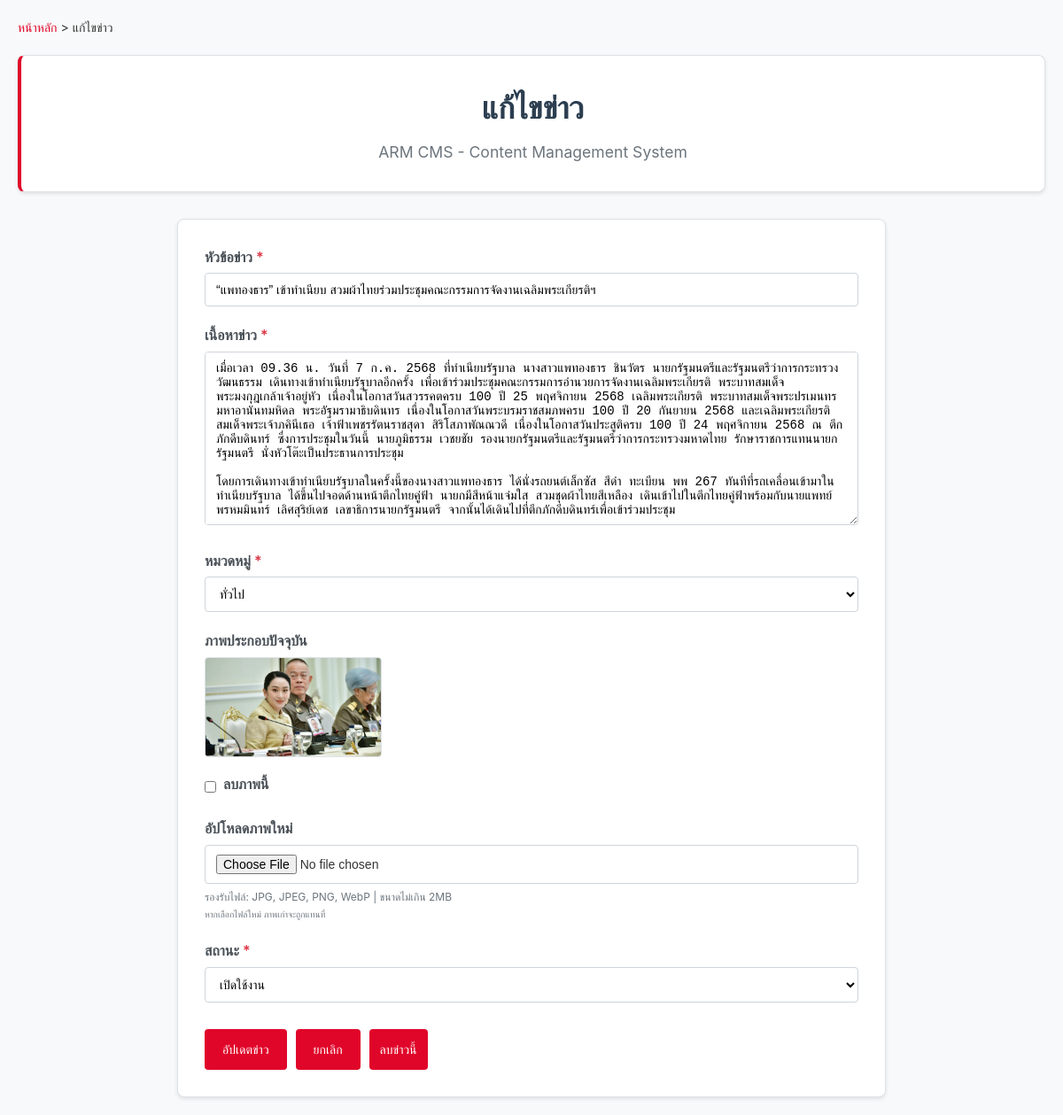
Screenshot of /pages/edit_news.php?id=1 (signed in) with the database file from the repository.
### tables this page shows
CREATE TABLE `cms` (
  `id` int(11) NOT NULL,
  `title` varchar(255) NOT NULL,
  `content` text NOT NULL,
  `category` enum('ทั่วไป','ประกาศ','กิจกรรม') NOT NULL DEFAULT 'ทั่วไป',
  `image` varchar(255) DEFAULT NULL,
  `status` enum('active','inactive') NOT NULL DEFAULT 'active',
  `created_at` timestamp NULL DEFAULT CURRENT_TIMESTAMP,
  `updated_at` timestamp NULL DEFAULT CURRENT_TIMESTAMP ON UPDATE CURRENT_TIMESTAMP
);

### pages/edit_news.php (the view, shortened to what this page needs)
<?php
$newsId = isset($_GET['id']) ? (int)$_GET['id'] : 0;
$newsData = null;
$db = getDatabase();
try {
    $stmt = $db->prepare("SELECT * FROM cms WHERE id = :id LIMIT 1");
    $stmt->execute([':id' => $newsId]);
    $newsData = $stmt->fetch(PDO::FETCH_ASSOC);
} catch (Exception $e) {
    header('Location: ../index.php');
    exit();
}
?>
<!DOCTYPE html>
<html lang="th">
<head>
    <link rel="stylesheet" href="../assets/css/main.css">
</head>
<body>
    <div class="container">
        <div class="breadcrumb">
            <a href="../index.php">หน้าหลัก</a> > แก้ไขข่าว
        </div>
        <header class="header">
            <h1>แก้ไขข่าว</h1>
            <p>ARM CMS - Content Management System</p>
        </header>
        <div class="form-container">
            <form id="editNewsForm" enctype="multipart/form-data">
                <div class="form-group">
                    <label for="title">หัวข้อข่าว <span class="required">*</span></label>
                    <input type="text"
                           id="title"
                           name="title"
                           value="<?php echo htmlspecialchars($newsData['title']); ?>"
                           placeholder="กรอกหัวข้อข่าว"
                           maxlength="255"
                           required>
                </div>
                <div class="form-group">
                    <label for="content">เนื้อหาข่าว <span class="required">*</span></label>
                    <textarea id="content"
                              name="content"
                              placeholder="กรอกเนื้อหาข่าว"
                              required><?php echo htmlspecialchars($newsData['content']); ?></textarea>
                </div>
                <div class="form-group">
                    <label for="category">หมวดหมู่ <span class="required">*</span></label>
                    <select id="category" name="category" required>
                        <option value="ทั่วไป" <?php echo $newsData['category'] === 'ทั่วไป' ? 'selected' : ''; ?>>ทั่วไป</option>
                    </select>
                </div>
                <div class="form-group">
                    <label>ภาพประกอบปัจจุบัน</label>
                    <div id="currentImageContainer">
                        <?php if (!empty($newsData['image'])): ?>
                            <div class="current-image">
                                <img src="../uploads/<?php echo htmlspecialchars($newsData['image']); ?>"
                                     alt="ภาพประกอบปัจจุบัน">
                                <div class="checkbox-group">
                                    <input type="checkbox" id="remove_image" name="remove_image" value="1">
                                    <label for="remove_image">ลบภาพนี้</label>
                                </div>
                            </div>
                        <?php else: ?>
                            <div style="padding: 20px; background: #f8f9fa; border: 1px solid #dee2e6; border-radius: 4px; text-align: center; color: #6c757d;">
                                ไม่มีภาพประกอบ
                            </div>
                        <?php endif; ?>
                    </div>
                </div>
                <div class="form-group">
                    <label for="image">อัปโหลดภาพใหม่</label>
                    <input type="file"
                           id="image"
                           name="image"
                           accept="image/jpeg,image/jpg,image/png,image/webp">
                    <div class="file-info">
                        รองรับไฟล์: JPG, JPEG, PNG, WebP | ขนาดไม่เกิน 2MB<br>
                        <small>หากเลือกไฟล์ใหม่ ภาพเก่าจะถูกแทนที่</small>
                    </div>
                </div>
                <div class="form-group">
                    <label for="status">สถานะ <span class="required">*</span></label>
                    <select id="status" name="status" required>
                        <option value="active" <?php echo $newsData['status'] === 'active' ? 'selected' : ''; ?>>เปิดใช้งาน</option>
                    </select>
                </div>
                <div class="form-actions">
                    <button type="submit" class="btn btn-success" id="updateBtn">อัปเดตข่าว</button>
                    <a href="../index.php" class="btn">ยกเลิก</a>
                    <button type="button" class="btn btn-danger" id="deleteBtn">ลบข่าวนี้</button>
                </div>
            </form>
        </div>
    </div>
</body>
</html>

### assets/css/main.css (style rules this page uses)
* { margin: 0; padding: 0; box-sizing: border-box; }
body { font-family: -apple-system, BlinkMacSystemFont, "Segoe UI", Roboto, sans-serif; background-color: #f8f9fa; color: #333; line-height: 1.6; }
.container { max-width: 1200px; margin: 0 auto; padding: 20px; }
.header { background: #fff; border-radius: 8px; box-shadow: 0 2px 4px rgba(0, 0, 0, 0.1); border: 1px solid #dee2e6; color: #333; padding: 30px; margin-bottom: 30px; text-align: center; border-left: 4px solid rgb(224, 6, 42); }
.header h1 { font-size: 2.2em; margin-bottom: 8px; font-weight: 600; color: #2c3e50; }
.header p { color: #6c757d; font-size: 1.1em; }
.btn-danger { background: rgba(220, 53, 69, 0.9); border: 2px solid rgba(220, 53, 69, 0.7); color: white; padding: 8px 16px; border-radius: 6px; text-decoration: none; font-weight: 500; transition: all 0.3s ease; }
select, input { padding: 8px 12px; border: 1px solid #ced4da; border-radius: 4px; font-size: 14px; background: #fff; transition: border-color 0.2s, box-shadow 0.2s; }
.btn { padding: 12px 20px; font-size: 14px; background: rgb(224, 6, 42); color: white; border: none; border-radius: 4px; cursor: pointer; font-weight: 500; transition: background-color 0.2s, transform 0.1s; text-decoration: none; display: inline-block; }
.btn-success { background: rgb(224, 6, 42); color: white; border: none; border-radius: 4px; cursor: pointer; font-weight: 500; transition: background-color 0.2s, transform 0.1s; text-decoration: none; display: inline-block; }
.btn-danger { background: rgb(224, 6, 42); color: white; border: none; border-radius: 4px; cursor: pointer; font-weight: 500; transition: background-color 0.2s, transform 0.1s; text-decoration: none; display: inline-block; padding: 12px 12px; font-size: 14px; }

### pages/edit_news.php (style rules this page uses)
.form-container { max-width: 800px; margin: 0 auto; background: white; border-radius: 8px; box-shadow: 0 2px 4px rgba(0, 0, 0, 0.1); border: 1px solid #dee2e6; padding: 30px; }
.form-group { margin-bottom: 20px; }
.form-group label { display: block; margin-bottom: 5px; font-weight: 600; color: #495057; }
.form-group input, .form-group select, .form-group textarea { width: 100%; padding: 10px 12px; border: 1px solid #ced4da; border-radius: 4px; font-size: 14px; transition: border-color 0.2s, box-shadow 0.2s; }
.form-group textarea { resize: vertical; min-height: 120px; }
.form-actions { display: flex; gap: 10px; margin-top: 30px; }
.required { color: #dc3545; }
.current-image { margin-bottom: 15px; }
.current-image img { max-width: 200px; max-height: 200px; border: 1px solid #dee2e6; border-radius: 4px; }
.checkbox-group { display: flex; align-items: center; gap: 8px; margin-top: 10px; }
.checkbox-group input[type="checkbox"] { width: auto; }
.file-info { font-size: 12px; color: #6c757d; margin-top: 5px; }
.breadcrumb { margin-bottom: 20px; font-size: 14px; }
.breadcrumb a { color: rgb(224, 6, 42); text-decoration: none; }

### rows the page displays
cms: title "“แพทองธาร” เข้าทำเนียบ สวมผ้าไทยร่วมประชุมคณะกรรมการจัดงานเฉลิมพระเกียรติฯ", content "เมื่อเวลา 09.36 น. วันที่ 7 ก.ค. 2568 ที่ทำเนียบรัฐบาล นางสาวแพทองธาร ชินวัตร นายกรัฐมนตรีและรัฐมนตรีว่าการกระทรวงวัฒนธรรม เดินทางเข้าทำเนียบรัฐบาลอีกครั้ง เพื่อเข้าร่วมประชุมคณะกรรมการอำนวยการจัดงานเฉลิมพระเกียรติ พระบาทสมเด็จพระมงกุฎเกล้าเจ้าอยู่หัว เนื่องในโอกาสวันสวรรคตครบ 100 ปี 25 พฤศจิกายน 2568 เฉลิมพระเกียรติ พระบาทสมเด็จพระปรเมนทรมหาอานันทมหิดล พระอัฐมรามาธิบดินทร เนื่องในโอกาสวันพระบรมราชสมภพครบ 100 ปี 20 กันยายน 2568 และเฉลิมพระเกียรติ สมเด็จพระเจ้าภคินีเธอ เจ้าฟ้าเพชรรัตนราชสุดา สิริโสภาพัณณวดี เนื่องในโอกาสวันประสูติครบ 100 ปี 24 พฤศจิกายน 2568 ณ ตึกภักดีบดินทร์ ซึ่งการประชุมในวันนี้ นายภูมิธรรม เวชยชัย รองนายกรัฐมนตรีและรัฐมนตรีว่าการกระทรวงมหาดไทย รักษาราชการแทนนายกรัฐมนตรี…", category "ทั่วไป", image (picture), status "เปิดใช้งาน"
